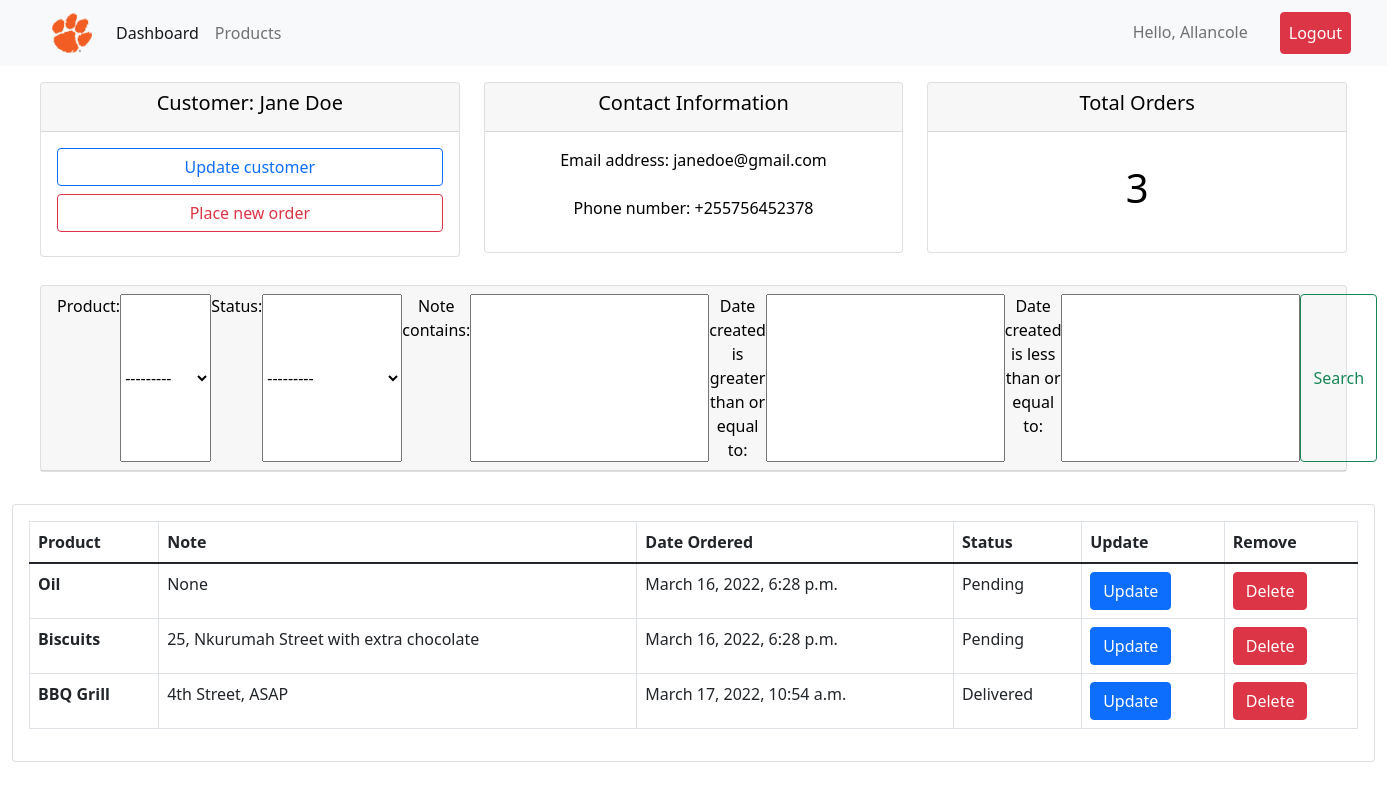
The page /customer/1/ (signed in) on the database as committed earlier.
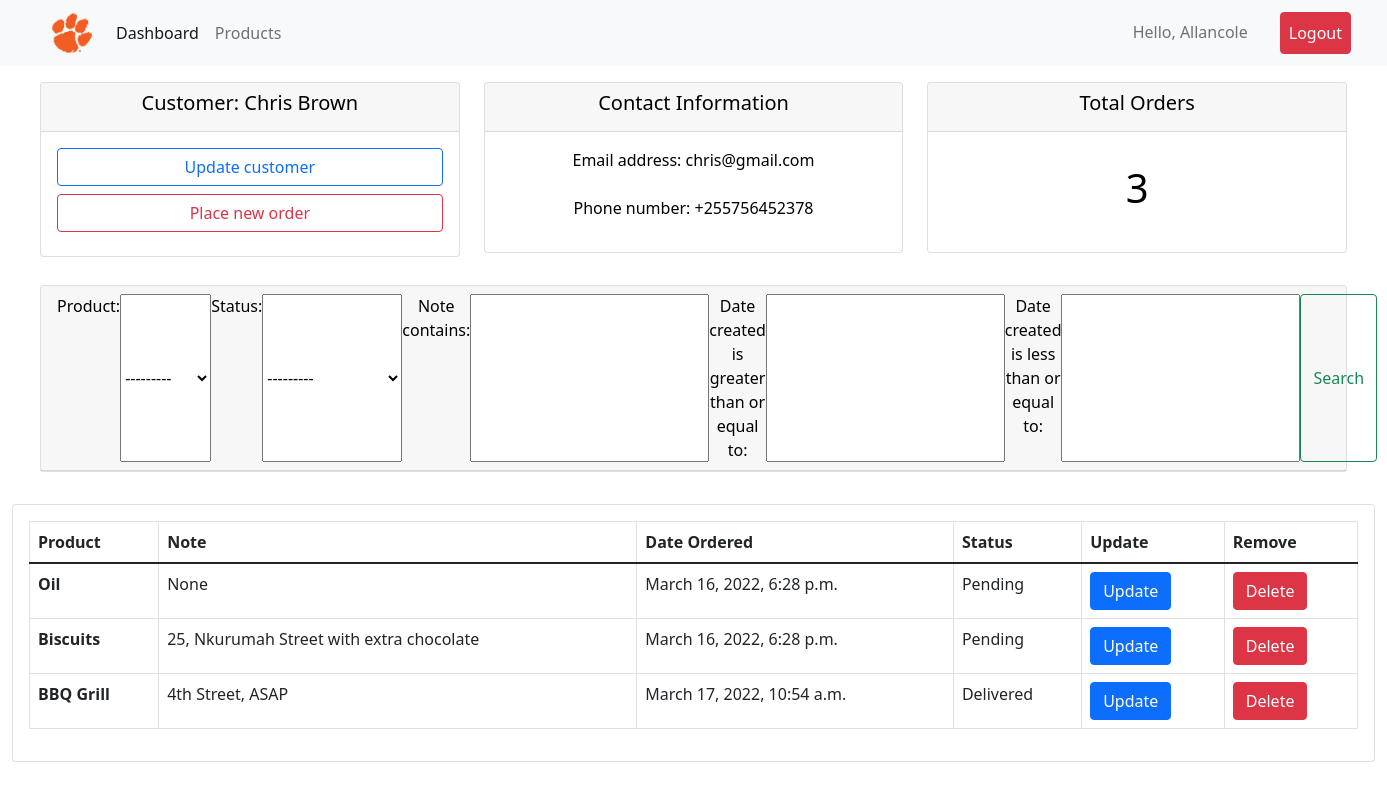
The same page on the database as committed later.
### accounts/models.py (models this page shows, shortened)
class Customer(models.Model):
    user = models.OneToOneField(User, null=True, blank=True, on_delete=models.CASCADE)
    name = models.CharField(max_length=200, null=True)
    phone = models.CharField(max_length=200, null=True)
    email = models.EmailField(max_length=200, unique=True, null=True)
    profile_pic = models.ImageField(default="user-1.png", null=True, blank=True)
    date_created = models.DateTimeField(auto_now_add=True, null=True )

### accounts/decorators.py (the view)
        def wrapper_func(request, *args, **kwargs):
            print(allowed_roles)
            group = None
            if request.user.groups.exists():
                group = request.user.groups.all()[0].name
                print(group)
            if group in allowed_roles:
                return view_func(request, *args, **kwargs)
            else:
                return HttpResponse('Not allowed here..')

### accounts/models.py (called while the page is built)
    def __str__(self):
        return self.name

### accounts/views.py (called while the page is built)
@login_required(login_url='login')
@allowed_users(allowed_roles=['admin'])
def customers(request, pk):
    customers = Customer.objects.get(id=pk)
    customer_orders = customers.order_set.all()
    myFilter = OrderFilter(request.GET, queryset=customer_orders)
    customer_orders = myFilter.qs
    context = {
        'customers': customers,
        'customer_orders': customer_orders,
        'myFilter': myFilter,
        }
    return render(request, 'accounts/customers.html', context)

### accounts/templates/accounts/customers.html
{% extends 'base.html' %}
{% block content %}
<div class="row m-3">
    <div class="col">
        <div class="col-md">
            <div class="card text-center text-black mb-1" id="total-order">
                <div class="card-header">
                    <h5 class="card-title">Customer: {{ customers.name }} </h5>
                </div>
                <div class="card-body">
                    <h3 class="card-title d-grid gap-2">
                        <a class="btn btn-outline-primary btn-block" href="#" role="button">Update customer</a>
                        <a class="btn btn-outline-danger btn-block" href="{% url 'create-order' customers.id %}" role="button">Place new order</a>
                    </h3>
                </div>
            </div>
        </div>
    </div>
    <div class="col">
        <div class="col-md">
            <div class="card text-center text-black mb-3" id="total-order">
                <div class="card-header">
                    <h5 class="card-title">Contact Information</h5>
                </div>
                <div class="card-body d-grid gap-2 text-center">
                        <p>Email address: {{ customers.email }}</p>
                        <p>Phone number: {{ customers.phone }}</p>
                </div>
            </div>
        </div>
    </div>
    <div class="col">
        <div class="col-md">
            <div class="card text-center text-black mb-3" id="total-order">
                <div class="card-header">
                    <h5 class="card-title">Total Orders</h5>
                </div>
                <div class="card-body">
                    <h1 class="card-title p-3">{{customer_orders.count}}</h1>
                </div>
            </div>
        </div>
    </div>
</div>
<div class="row m-3">
    <div class="col">
        <div class="col-md">
            <div class="card text-center text-black mb-3" id="total-order">
                <div class="card-header">
                    <form class="d-flex" method="get">
                        {{myFilter.form}}
                        <button class="btn btn-outline-success" type="submit">Search</button>
                    </form>
                </div>
            </div>
        </div>
    </div>
</div>
<div class="card card-body">
    <table class="table table-bordered">
        <thead>
          <tr>
            <th scope="col">Product</th>
            <th scope="col">Note</th>
            <th scope="col">Date Ordered</th>
            <th scope="col">Status</th>
            <th scope="col">Update</th>
            <th scope="col">Remove</th>
          </tr>
        </thead>
        <tbody>
        {% for customer_order in customer_orders %}
          <tr>
            <th scope="row">{{customer_order.product}}</th>
            <td>{{ customer_order.note }}</td>
            <td>{{ customer_order.date_created }}</td>
            <td>{{customer_order.status}}</td>
            <td><a class="btn btn-primary" href="#" role="button">Update</a></td>
            <td><a class="btn btn-danger" href="#" role="button">Delete</a></td>
          </tr>
        {% endfor %}
        </tbody>
      </table>
</div>
{% endblock content %}

Rows that differ between the two databases and show on the page:
changed Customer: name "Jane Doe" → "Chris Brown"; email "janedoe@gmail.com" → "chris@gmail.com"
